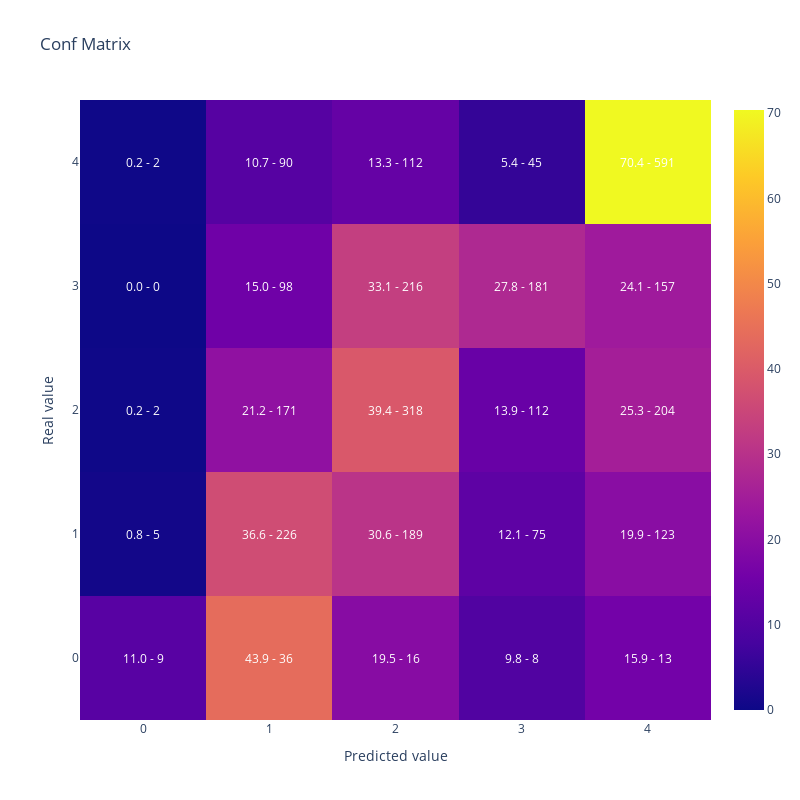

Notebook cell for this chart:
### Code cell
#Vamos a replicar el resultado de la optimizacion reentrenando el modelo con el mejor conjunto de hiperparametros
#Generamos parametros incluyendo los fijos y la mejor solución que encontro optuna
lgb_params = {
    'objective': 'multiclass',
    'verbosity': -1,
    'num_class': len(y_train.unique())
}

# Update lgb_params with study.best_params
lgb_params.update(study.best_params)

lgb_train_dataset = lgb.Dataset(data=X_train,
                                label=y_train)


#Entreno
lgb_model = lgb.train(lgb_params,
                    lgb_train_dataset)

#Muestro matriz de confusion y kappa
display(plot_confusion_matrix(y_test,lgb_model.predict(X_test).argmax(axis=1)))

cohen_kappa_score(y_test,lgb_model.predict(X_test).argmax(axis=1),
                             weights = 'quadratic')

### Figure 1 — Plotly figure (JSON) as saved in the notebook; plotly's stock layout.template omitted (floating-point values rounded to 4 significant figures)
{"data": [{"type": "heatmap", "x": [0, 1, 2, 3, 4], "y": [0, 1, 2, 3, 4], "z": [[10.98, 43.9, 19.51, 9.756, 15.85], [0.8091, 36.57, 30.58, 12.14, 19.9], [0.2478, 21.19, 39.41, 13.88, 25.28], [0, 15.03, 33.13, 27.76, 24.08], [0.2381, 10.71, 13.33, 5.357, 70.36]]}], "layout": {"annotations": [{"font": {"color": "white"}, "showarrow": false, "text": "11.0 - 9", "x": 0, "xref": "x", "y": 0, "yref": "y"}, {"font": {"color": "white"}, "showarrow": false, "text": "43.9 - 36", "x": 1, "xref": "x", "y": 0, "yref": "y"}, {"font": {"color": "white"}, "showarrow": false, "text": "19.5 - 16", "x": 2, "xref": "x", "y": 0, "yref": "y"}, {"font": {"color": "white"}, "showarrow": false, "text": "9.8 - 8", "x": 3, "xref": "x", "y": 0, "yref": "y"}, {"font": {"color": "white"}, "showarrow": false, "text": "15.9 - 13", "x": 4, "xref": "x", "y": 0, "yref": "y"}, {"font": {"color": "white"}, "showarrow": false, "text": "0.8 - 5", "x": 0, "xref": "x", "y": 1, "yref": "y"}, {"font": {"color": "white"}, "showarrow": false, "text": "36.6 - 226", "x": 1, "xref": "x", "y": 1, "yref": "y"}, {"font": {"color": "white"}, "showarrow": false, "text": "30.6 - 189", "x": 2, "xref": "x", "y": 1, "yref": "y"}, {"font": {"color": "white"}, "showarrow": false, "text": "12.1 - 75", "x": 3, "xref": "x", "y": 1, "yref": "y"}, {"font": {"color": "white"}, "showarrow": false, "text": "19.9 - 123", "x": 4, "xref": "x", "y": 1, "yref": "y"}, {"font": {"color": "white"}, "showarrow": false, "text": "0.2 - 2", "x": 0, "xref": "x", "y": 2, "yref": "y"}, {"font": {"color": "white"}, "showarrow": false, "text": "21.2 - 171", "x": 1, "xref": "x", "y": 2, "yref": "y"}, {"font": {"color": "white"}, "showarrow": false, "text": "39.4 - 318", "x": 2, "xref": "x", "y": 2, "yref": "y"}, {"font": {"color": "white"}, "showarrow": false, "text": "13.9 - 112", "x": 3, "xref": "x", "y": 2, "yref": "y"}, {"font": {"color": "white"}, "showarrow": false, "text": "25.3 - 204", "x": 4, "xref": "x", "y": 2, "yref": "y"}, {"font": {"color": "white"}, "showarrow": false, "text": "0.0 - 0", "x": 0, "xref": "x", "y": 3, "yref": "y"}, {"font": {"color": "white"}, "showarrow": false, "text": "15.0 - 98", "x": 1, "xref": "x", "y": 3, "yref": "y"}, {"font": {"color": "white"}, "showarrow": false, "text": "33.1 - 216", "x": 2, "xref": "x", "y": 3, "yref": "y"}, {"font": {"color": "white"}, "showarrow": false, "text": "27.8 - 181", "x": 3, "xref": "x", "y": 3, "yref": "y"}, {"font": {"color": "white"}, "showarrow": false, "text": "24.1 - 157", "x": 4, "xref": "x", "y": 3, "yref": "y"}, {"font": {"color": "white"}, "showarrow": false, "text": "0.2 - 2", "x": 0, "xref": "x", "y": 4, "yref": "y"}, {"font": {"color": "white"}, "showarrow": false, "text": "10.7 - 90", "x": 1, "xref": "x", "y": 4, "yref": "y"}, {"font": {"color": "white"}, "showarrow": false, "text": "13.3 - 112", "x": 2, "xref": "x", "y": 4, "yref": "y"}, {"font": {"color": "white"}, "showarrow": false, "text": "5.4 - 45", "x": 3, "xref": "x", "y": 4, "yref": "y"}, {"font": {"color": "white"}, "showarrow": false, "text": "70.4 - 591", "x": 4, "xref": "x", "y": 4, "yref": "y"}], "height": 800, "title": {"text": "Conf Matrix"}, "width": 800, "xaxis": {"title": {"text": "Predicted value"}}, "yaxis": {"title": {"text": "Real value"}}}}
